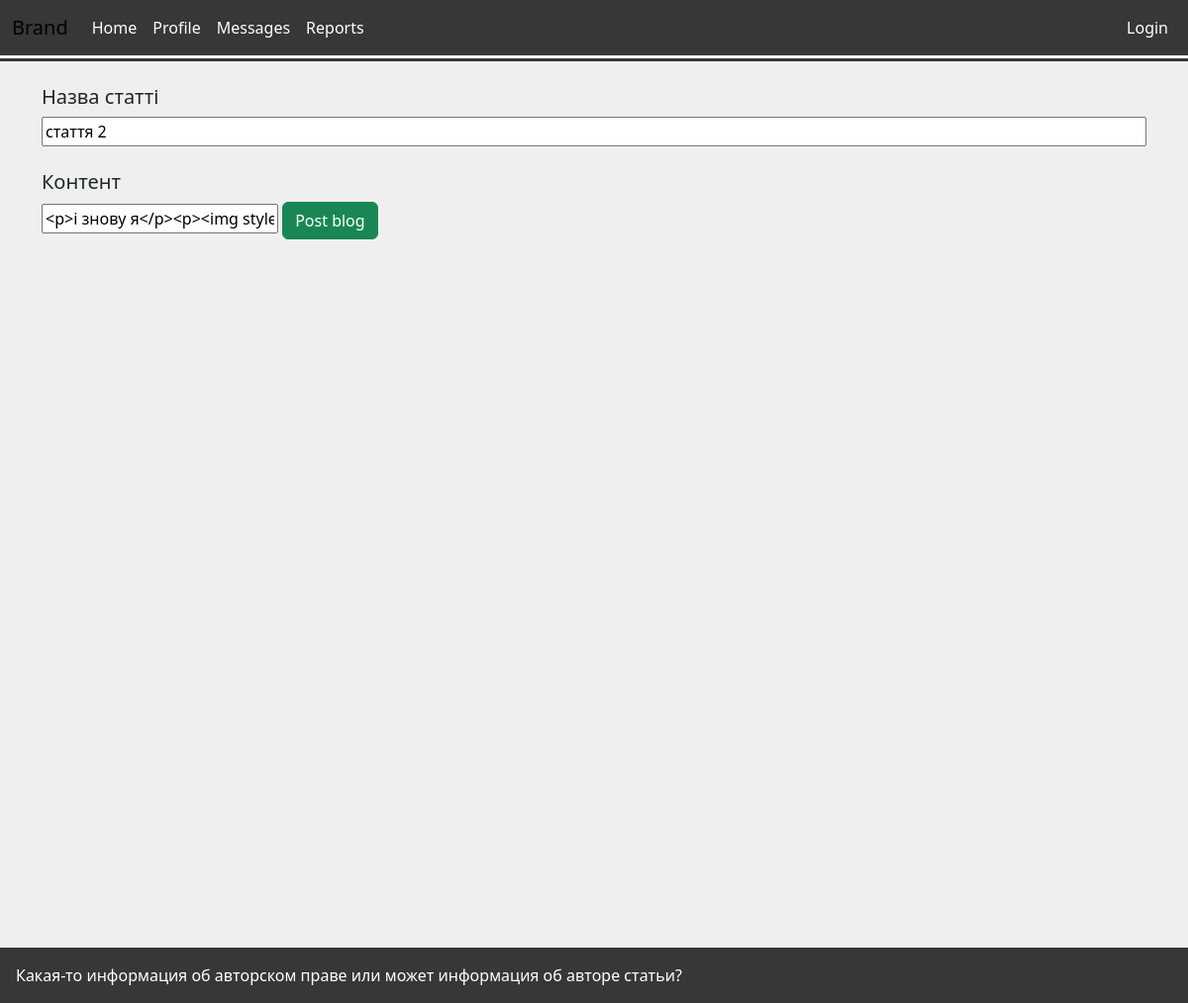
/2/edit/, run on an earlier commit of the app's database.
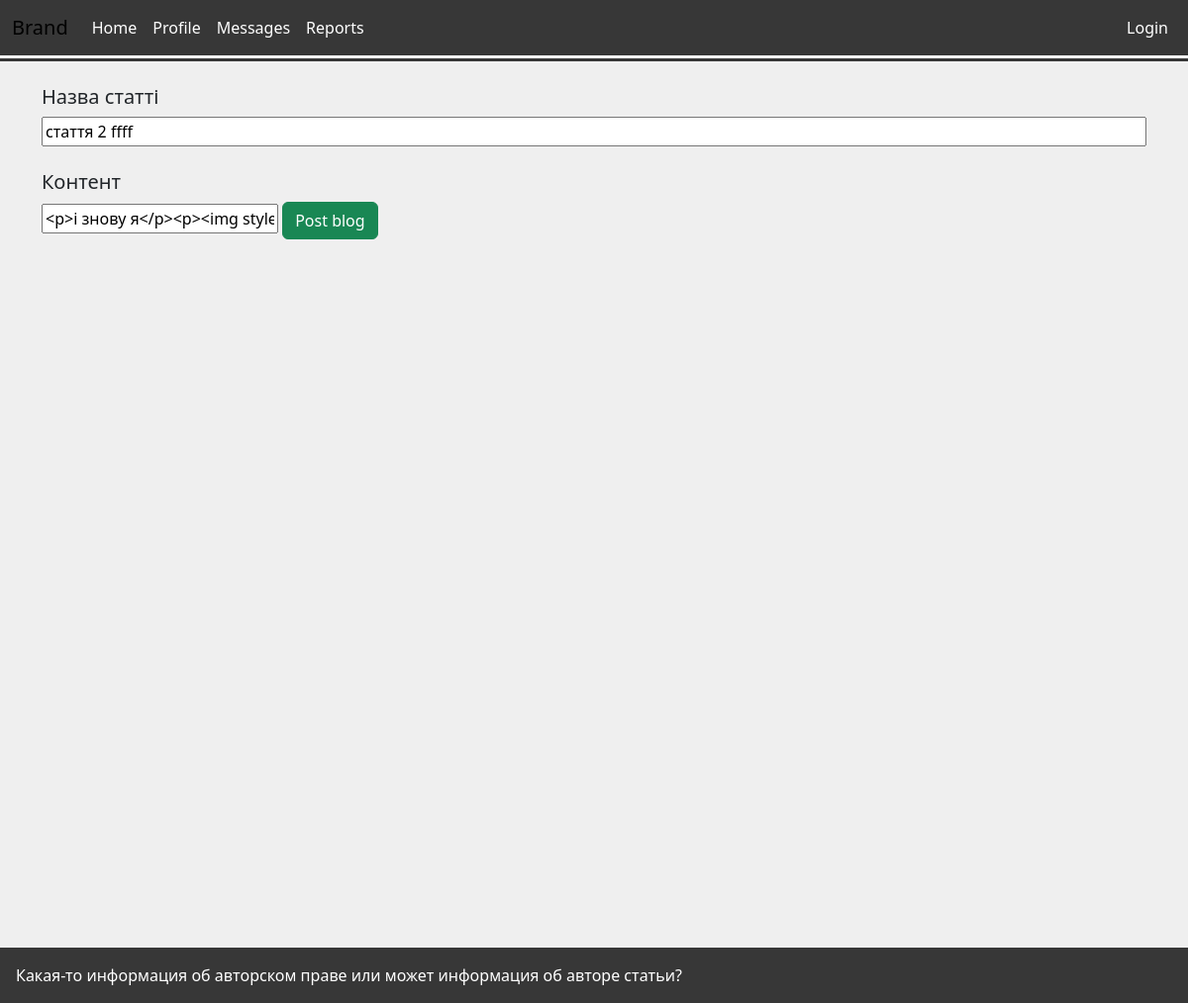
And on a later commit of the database.
### news/models.py (models this page shows)
class Article(models.Model):
    name = models.CharField('Назва статті', max_length=255)
    author = models.ForeignKey(Author, on_delete=models.CASCADE)
    content = models.TextField()
    date = models.DateField(default=datetime.date.today, blank=True)

### news/views.py (the view)
# urls.py: path('<int:pk>/edit/', UpdateArticleView.as_view(), name="edit_article"),#FormUpdateArticleView.as_view()),
class UpdateArticleView(UpdateView): # new
    model = Article
    form_class = FormUpdateArticle
    template_name = 'news/editor.html'
    success_url = reverse_lazy('news')

### news/forms.py
class FormUpdateArticle(forms.ModelForm):
    content = forms.CharField(widget=SummernoteWidget())
    class Meta:
        model = Article
        fields = ["name", "content"]

### news/templates/news/editor.html (shortened to what this page needs)
{% extends "base.html" %}
{% block content %}
<div class="row ">
	<div class="col ">
		<form method="post" class="" >
		    <h5>Назва статті</h5>
		    <div class="formInput">{{ form.name }}</div>
		    <br>
		    <h5>Контент</h5>
		    {{ form.content }}
		    <button type="submit" class="btn btn-success">Post blog</button>
		</form>
	</div>
</div>
{% endblock content %}

What changed in the data, as far as the page shows it:
changed Article: name "стаття 2" → "стаття 2 ffff"
